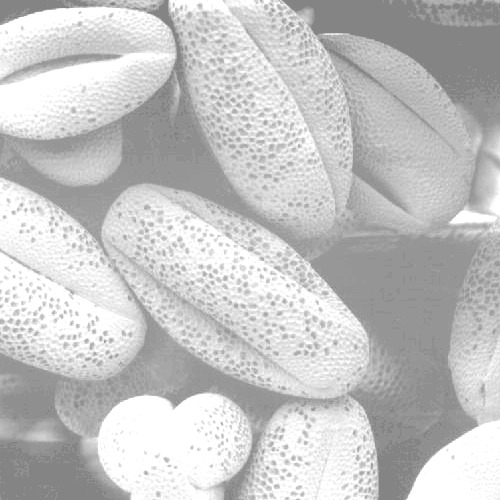
#> input picture DIP3E_Original_Images_CH03/Fig0316(1)(top_left).tif, 500 x 500 px, found by its file name
$ python exercise3.py
#> lines starting #> are read from the running program, lines starting #| are printed output that depends on the picture
"""
Task 1:

The blurred images, will have different histograms. For the image on the left,
it will have some higher peaks on the far right and left, but also some lower
values in the middle.
The image on the right will have a higher peak in the middle than the image on the
left, but also high
peaks on the far left and right.
"""

from PIL import Image
import cv2
import skimage
import numpy as np
import matplotlib.pyplot as plt
import matplotlib.colors as colors
import scipy.io as sio


""" Task 2 """

img=np.array(Image.open("DIP3E_Original_Images_CH03\Fig0316(1)(top_left).tif"))
#> img is the input picture: shape (500, 500); min 132, max 255, mean 196.4
img1=np.array(Image.open("DIP3E_Original_Images_CH03\Fig0316(2)(2nd_from_top).tif"))
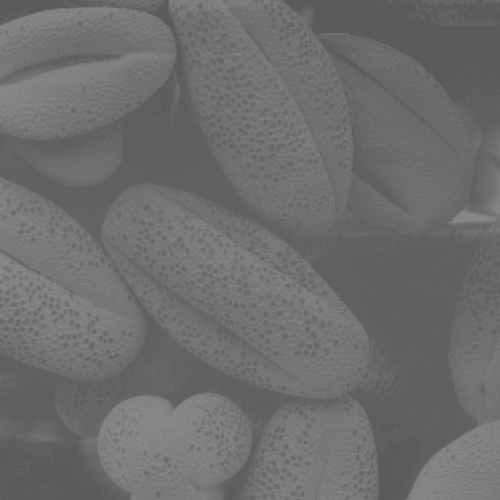
#> input picture DIP3E_Original_Images_CH03/Fig0316(2)(2nd_from_top).tif, 500 x 500 px, found by its file name
#> img1 is the input picture: shape (500, 500); min 91, max 138, mean 109.1
img2=np.array(Image.open("DIP3E_Original_Images_CH03\Fig0316(3)(third_from_top).tif"))
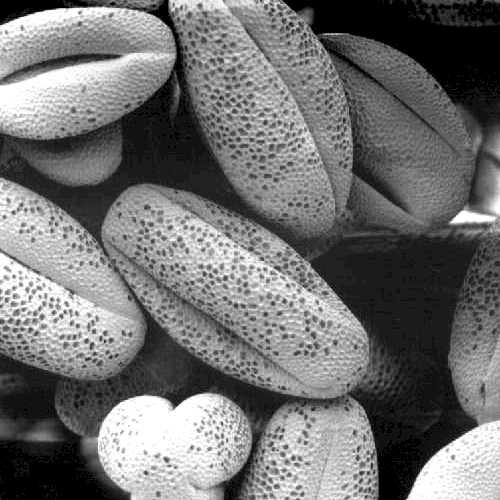
#> input picture DIP3E_Original_Images_CH03/Fig0316(3)(third_from_top).tif, 500 x 500 px, found by its file name
#> img2 is the input picture: shape (500, 500); min 0, max 255, mean 113.2
img3=np.array(Image.open("DIP3E_Original_Images_CH03\Fig0316(4)(bottom_left).tif"))
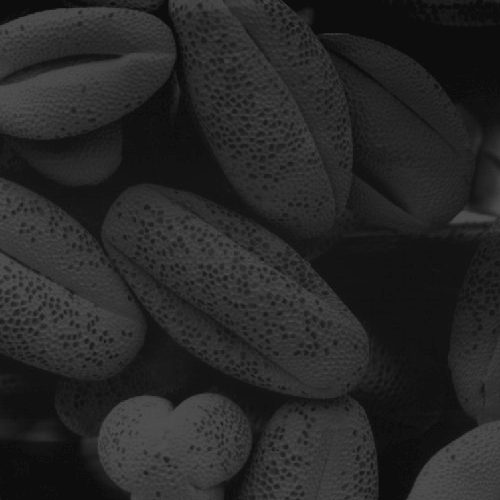
#> input picture DIP3E_Original_Images_CH03/Fig0316(4)(bottom_left).tif, 500 x 500 px, found by its file name
#> img3 is the input picture: shape (500, 500); min 13, max 83, mean 38.7

histogram, bin_edges = np.histogram(img, bins=256, range=(0, 255))
#> histogram = 256 values, max 28659 at index 255, min 0 at index 0, mean 976.6; bin_edges = 257 values from 0 to 255
histogram1, bin_edges1 = np.histogram(img1, bins=256, range=(0, 255))
#> histogram1 = 256 values, max 19078 at index 96, min 0 at index 0, mean 976.6; bin_edges1 = 257 values from 0 to 255
histogram2, bin_edges2 = np.histogram(img2, bins=256, range=(0, 255))
#> histogram2 = 256 values, max 17496 at index 0, min 0 at index 4, mean 976.6; bin_edges2 = 257 values from 0 to 255
histogram3, bin_edges3 = np.histogram(img3, bins=256, range=(0, 255))
#> histogram3 = 256 values, max 17718 at index 13, min 0 at index 0, mean 976.6; bin_edges3 = 257 values from 0 to 255


plt.subplot(2, 4, 5)
plt.plot(bin_edges[0:-1], histogram, color='r')
plt.subplot(2, 4, 1)
plt.imshow(img, cmap='gray')
plt.xticks([])

plt.subplot(2, 4, 6)
plt.plot(bin_edges1[0:-1], histogram1, color='r')
plt.subplot(2, 4, 2)
plt.imshow(img1, cmap='gray')
plt.xticks([])
plt.yticks([])

plt.subplot(2, 4, 7)
plt.plot(bin_edges2[0:-1], histogram2, color='r')
plt.subplot(2, 4, 3)
plt.imshow(img2, cmap='gray')
plt.xticks([])
plt.yticks([])

plt.subplot(2, 4, 8)
plt.plot(bin_edges3[0:-1], histogram3, color='r')
plt.subplot(2, 4, 4)
plt.imshow(img3, cmap='gray')
plt.xticks([])
plt.yticks([])

plt.show()
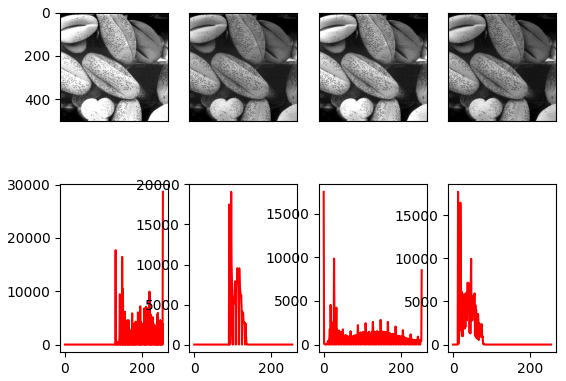
#> figure drawn by matplotlib, 8 panels; panel 1: curve peaks at x = 254, y = 28659; panel 3: curve peaks at x = 95.62, y = 19078; panel 5: curve peaks at x = 0, y = 17496; panel 7: curve peaks at x = 12.95, y = 17718

# b)
# Histrogram equalization

img_eq = cv2.equalizeHist(img)
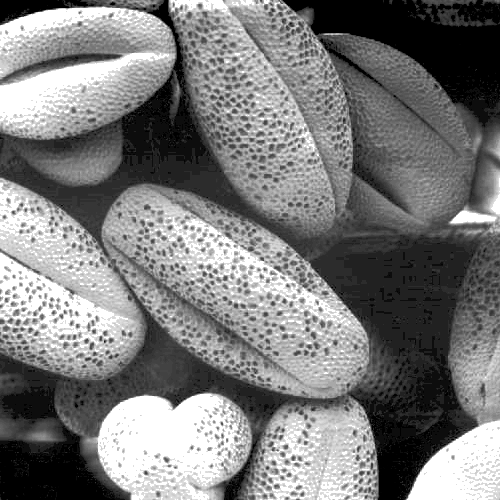
#> img_eq: shape (500, 500); min 0, max 255, mean 123.2

histogram_eq, bin_edges_eq = np.histogram(img_eq, bins=256, range=(0, 255))
#> histogram_eq = 256 values, max 28659 at index 255, min 0 at index 2, mean 976.6; bin_edges_eq = 257 values from 0 to 255

""" plt.subplot(2,1,1)
plt.plot(bin_edges[0:-1], histogram, color='r')
plt.subplot(2,1,2)
plt.plot(bin_edges_eq[0:-1], histogram_eq, color='r')
plt.show() """

""" Task 3 """

# Riemann Zêta function
def zeta(s, N):
    return np.sum(1.0 / np.power(np.arange(1, N+1), s))

# program to calculate scalar product of two functions

def dirac_delta(x):
    return 1 if x == 0 else 0


""" Task 5 """

f = [0,0,0,0,0,0,0,1,1,1,1,1,1,1,1,1,0,0,0,0,0,0,0,0]

# plot the magnitude and phase of f
fourier = np.fft.fft(f)
fourier_shifted = np.fft.fftshift(fourier)

# Plot for showing the difference between the shifted and unshifted fourier transform
plt.plot(fourier, label = "Fourier")
plt.plot(fourier_shifted, label = "Fourier shifted")
plt.text(0.27, 6, "As we can see, the shifted fourier\n transform has a peak in the \n middle which is the same as \n the original function")
plt.title("shifted and unshifted fourier transform")
plt.legend()
plt.show()
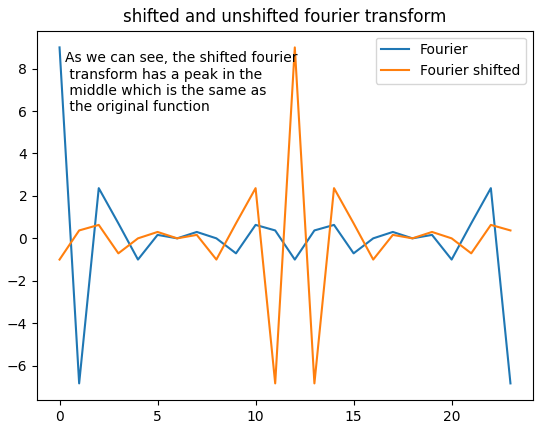
#> figure drawn by matplotlib, 1 panel; curve peaks at x = 0, y = 9; curve peaks at x = 12, y = 9

# Plot of the magnitude and phase of the fourier transform
plt.plot(np.abs(fourier_shifted), label = "Magnitude")
plt.plot(np.angle(fourier_shifted), label = "Phase")
plt.title("Magnitude and phase of the fourier transform")
plt.legend()
plt.show()
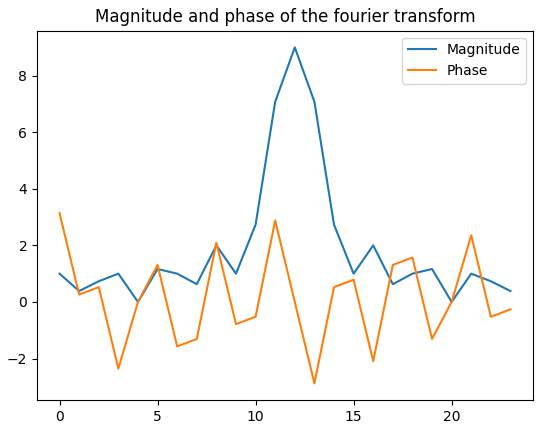
#> figure drawn by matplotlib, 1 panel; curve peaks at x = 12, y = 9; curve peaks at x = 0, y = 3.14
